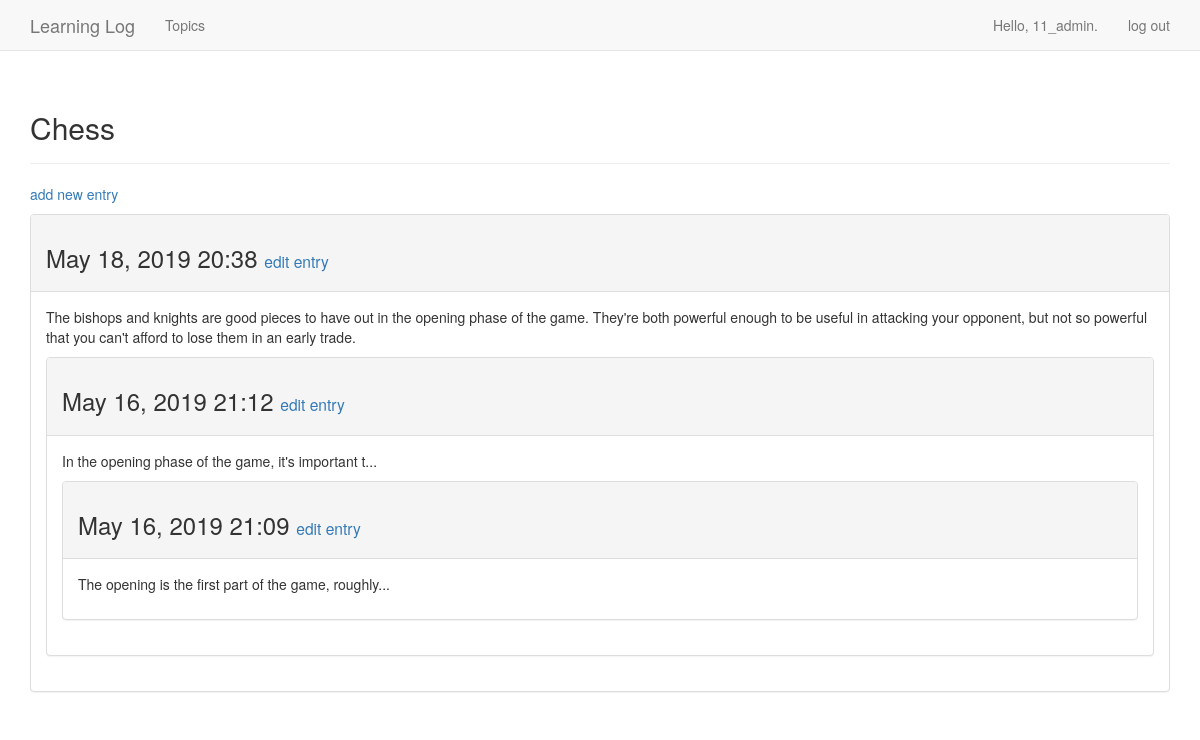
Page /topics/1/ (signed in) on the earlier database version.
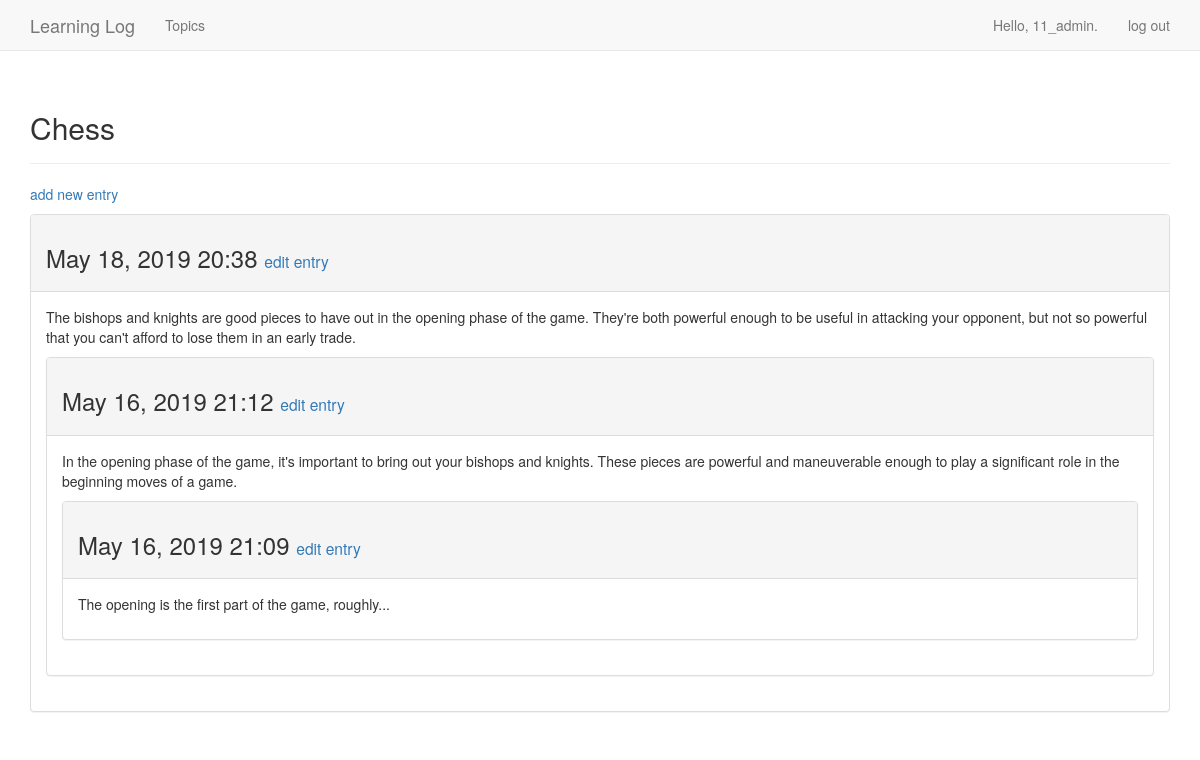
Same page on the later database version.
### learning_logs/models.py (models this page shows, shortened)
class Entry(models.Model):
    topic = models.ForeignKey(Topic)
    text = models.TextField()
    date_added = models.DateTimeField(auto_now_add=True)
    class Meta:
        verbose_name_plural = 'entries'

### learning_logs/views.py (the view)
# urls.py: url(r'^topics/(?P<topic_id>\d+)/$', views.topic, name='topic'),
@login_required
def topic(request, topic_id):
    topic = Topic.objects.get(id=topic_id)
    if topic.owner != request.user:
        raise Http404
    entries = topic.entry_set.order_by('-date_added')
    context = {'topic': topic, 'entries': entries}
    return render(request, 'learning_logs/topic.html', context)

### learning_logs/models.py (called while the page is built)
    def __str__(self):
        return self.text

### learning_logs/templates/learning_logs/topic.html (shortened to what this page needs)
{% extends 'learning_logs/base.html' %}
{% block header %}
   <h2>{{ topic }}</h2>
{% endblock header %}
{% block content %}
    <p>
        <a href="{% url 'learning_logs:new_entry' topic.id %}">add new entry</a>
    </p>
    {% for entry in entries %}
        <div class="panel panel-default">
            <div class="panel-heading">
                <h3>
                    {{ entry.date_added|date:'M d, Y H:i' }}
                    <small>
                        <a href="{% url 'learning_logs:edit_entry' entry.id %}">
                        edit entry</a>
                    </small>
                </h3>
            </div>
            <div class="panel-body">
                {{ entry.text|linebreaks }}
        {% empty %}
            There are no entries for this topic yet.
        {% endfor %}
{% endblock content %}

Differences in the rows shown:
changed Entry: text "In the opening phase of the game, it's important t..." → "…the game, it's important to bring out your bishops and knights. These pieces are powerful and maneuverable enough to play a significant role in the beginning moves of a game."
